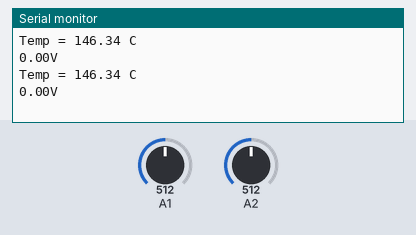
A sketch run on a simulated Arduino Uno, built with avr-gcc and run on an emulated ATmega328P. Shown: the last lines printed to the serial monitor. Inputs (shaded band) come from the test bench; at power-on: A1 = 512, A2 = 512.

Above: at 1.8 s.
1.9 s: A1 set to 716
At 2.8 s:
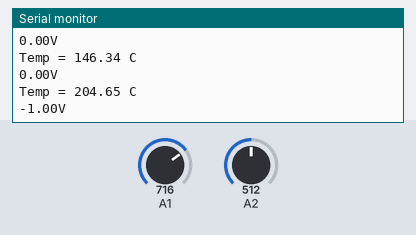
3.4 s: A2 set to 306
At 4.7 s:
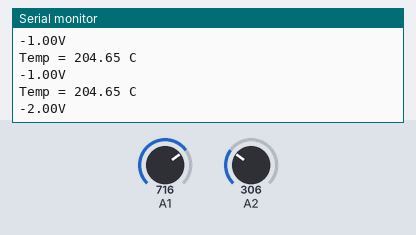
4.9 s: A1 set to 900
At 5.5 s:
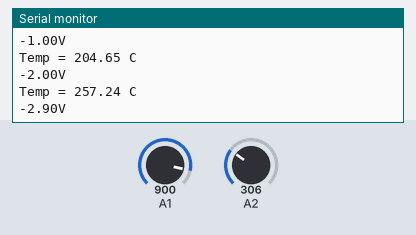
6.4 s: A2 set to 122
At 7.8 s:
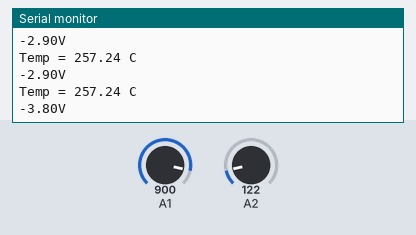
Timing chart, 0 to 8.9 s (numbered marks = the images above; inputs shaded):
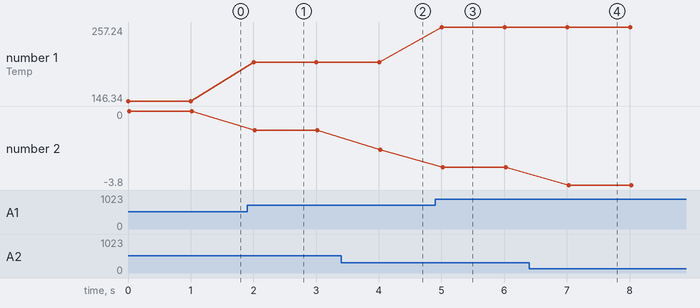

Measured:
- after the input at 1.9 s, the serial monitor: prints a new line after 0.10 s (image 1)
- after the input at 3.4 s, the serial monitor: prints a new line after 0.62 s (image 2)
- after the input at 4.9 s, the serial monitor: prints a new line after 0.11 s (image 3)
- after the input at 6.4 s, the serial monitor: prints a new line after 0.63 s (image 4)
- plotted number 1: 146.34 → 204.65 after the input at 1.9 s, 204.65 → 257.24 after the input at 4.9 s
- plotted number 2: 0 → -1 after the input at 1.9 s, -1 → -2 after the input at 3.4 s, -2 → -2.9 after the input at 4.9 s, -2.9 → -3.8 after the input at 6.4 s

The sketch:

Parcial1.ino
```cpp
void setup()
{
  Serial.begin (9600);
  pinMode (A1, INPUT);
  pinMode (A2, INPUT);
}

void loop()
{
  float v;
  float v1 = analogRead (A1);
  float v2 = analogRead (A2);
  float voltaj1 = v1 * (5.0 / 1023.0);
  float voltaj2 = v2 * (5.0 / 1023.0);
  float temp = voltaj1 / .0171;

  float salida = voltaj2 - voltaj1;

  Serial.print("Temp = ");
  Serial.print(temp);
  Serial.println(" C");
  Serial.print(salida);
  Serial.println ("V");

  delay(1000);
}
```
